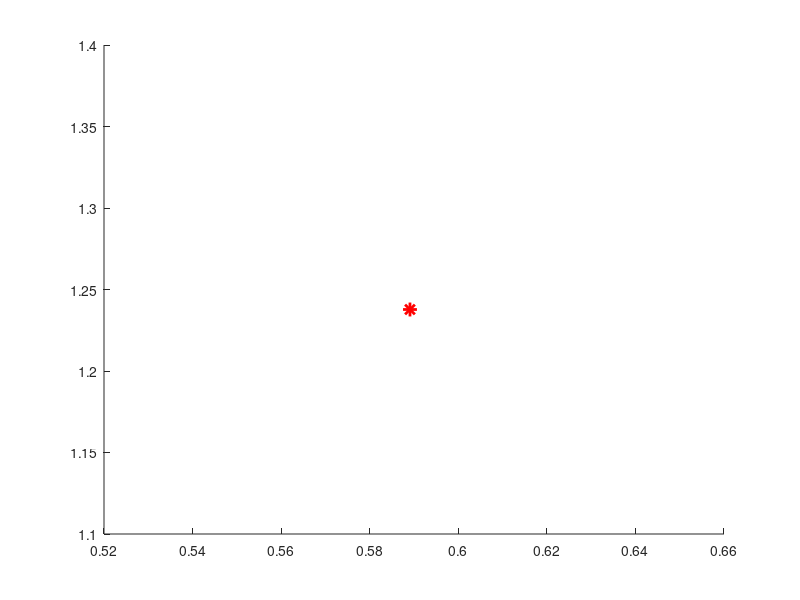

Write MATLAB code to recreate this figure. (Note: this script raises an error after producing the figure.)
%% initialize parameters
b = 0.6;
a = 0.08;
dt = 0.1;
pauseTime = 0.00001;
tailLength = 50;
howCloseToFixedPoint = 0.3; % standard deviation in starting position
%% calculate the dynamics for a system that starts at an arbitrary position
% x0,y0

% setup anonymous functions to calculate the derivatives
ydot = @(x,y) -y*x^2 + b - a*y;
xdot = @(x,y) y*x^2 - x + a*y;

% proceed in one time step using Euler integration
counter  = 1;

xFix = b;
yFix = b/(b+a^2);

x0 = xFix+randn(1)*howCloseToFixedPoint;
y0 = yFix+randn(1)*howCloseToFixedPoint;
xNew = x0;
yNew = y0;


% setup vectors to hold position of "tail"
tailX = repmat(x0,tailLength,1);
tailY = repmat(y0,tailLength,1);

% start with a blank graph
clf;
hold on;

% save plotting handle to improve speed and smoothness
pHand = plot(xNew,yNew,'r*','linewidth',2,'markersize',10);
 % patchline, from the file exchange has this tendency to link the first
 % and last points together, add in an extra element of "nans" to remove
 % this
alphaData = repmat(tailLength./[1:(tailLength+1)],1);
alphaData = (alphaData(:));
alphaData = alphaData.^(-2);
tailHand = patchline([tailX;nan],[tailY;nan],'edgecolor','b','LineWidth',2,...
    'EdgeAlpha','interp',...
    'FaceVertexAlphaData',alphaData);

% add in a cross at the fixed point
plot(xFix,yFix,'kx','linewidth',2);

% set plotting limits to remain the same
xlim(xlimits);
ylim(ylimits);

% loop over a few frames
while counter < 300
    % calculate the new position
    xNew = xNew + dt*xdot(xNew,yNew);
    yNew = yNew + dt*ydot(xNew,yNew);
    
    % plot the new position
    set(pHand,'xData',xNew,'yData',yNew);
    figure(gcf);pause(pauseTime);
    
    % update the tail coordinates
    tailX = [tailX(2:end);xNew];
    tailY = [tailY(2:end);yNew];
    set(tailHand,'xData',[tailX;nan],'yData',[tailY;nan]);
    
    title(num2str(counter));
    
    % move on to the next time step
    counter = counter+1;
end
